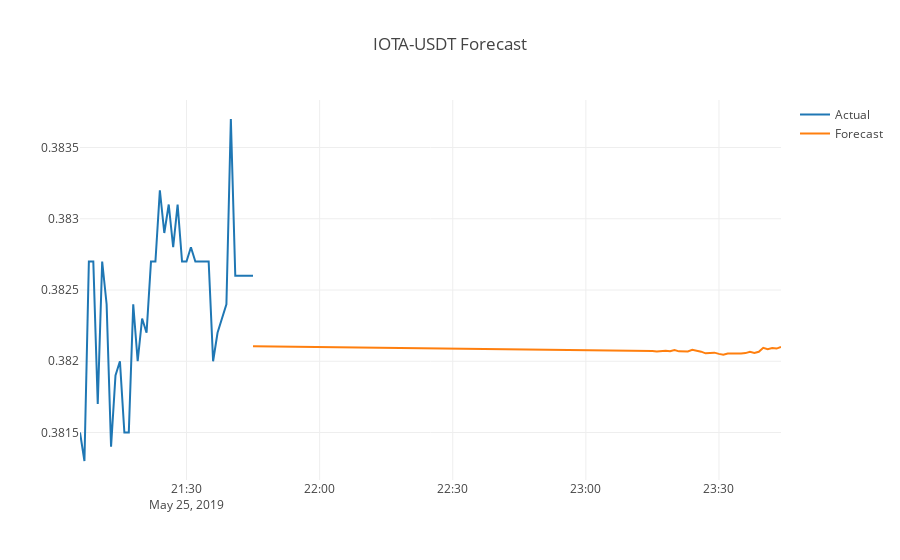

Source (notebook cell):
### Code cell
prev_40 = iota_data.tail(40)

actual = go.Scatter(
    x = prev_40['Close Time'],
    y = prev_40['Close'],
    name = 'Actual'
)

fore = go.Scatter(
    x = forecast['Close Time'],
    y = forecast['Forecast'],
    name = 'Forecast'
)

layout = go.Layout(
    title = 'IOTA-USDT Forecast'
)

fig = go.Figure([actual, fore], layout)
iplot(fig)
